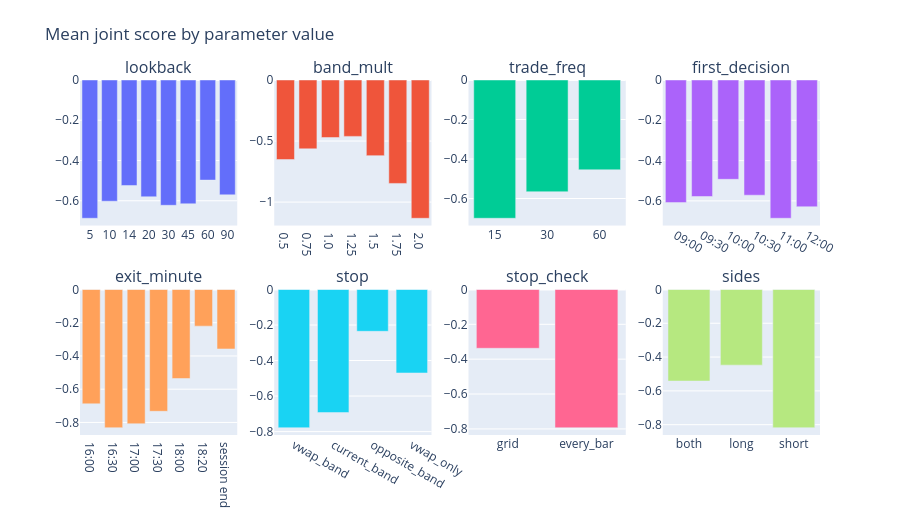

Notebook code cell kept with this figure:
### Markdown cell above
## 9. Which parameters matter

For each value of each parameter, the mean joint score of the trials that use it, and the share of the best 5% of trials (by joint score) that use it against the share in all trials. A parameter whose values all look alike has no effect the search can see; a value that is over-represented among the best is where the search finds something.

### Code cell
joint = FULL["joint"]
ranked = np.isfinite(joint)
top = ranked & (joint >= np.nanpercentile(joint, 95))
raw = pd.DataFrame([decode(i) for i in trials.indices])
def mean_or_nan(values):
    with warnings.catch_warnings():
        warnings.simplefilter("ignore", RuntimeWarning)
        return np.nanmean(values)


rows = []
for name in SPACE:
    for value in SPACE[name]:
        has = (raw[name] == value).to_numpy()
        rows.append({"parameter": name, "value": clock(value) if name in ("first_decision", "exit_minute") else value,
                     "trials": int(has.sum()), "mean joint score": mean_or_nan(np.where(has & ranked, joint, np.nan)),
                     "share of all trials %": has.mean() * 100, "share of the best 5% %": (has & top).sum() / max(top.sum(), 1) * 100})
effects = pd.DataFrame(rows).set_index(["parameter", "value"])
display(effects)
fig = make_subplots(rows=2, cols=4, subplot_titles=list(SPACE), vertical_spacing=0.18)
for k, name in enumerate(SPACE):
    sub = effects.loc[name]
    fig.add_trace(go.Bar(x=[str(v) for v in sub.index], y=sub["mean joint score"], showlegend=False), row=k // 4 + 1, col=k % 4 + 1)
fig.update_layout(title="Mean joint score by parameter value", height=520, margin=dict(t=80, b=20))
fig.show()

### Figure 1 — Plotly figure (JSON) as saved in the notebook; plotly's stock layout.template omitted (floating-point values rounded to 4 significant figures)
{"data": [{"showlegend": false, "type": "bar", "x": ["5", "10", "14", "20", "30", "45", "60", "90"], "xaxis": "x", "y": [-0.687, -0.6022, -0.5241, -0.5802, -0.6225, -0.6151, -0.4973, -0.5707], "yaxis": "y"}, {"showlegend": false, "type": "bar", "x": ["0.5", "0.75", "1.0", "1.25", "1.5", "1.75", "2.0"], "xaxis": "x2", "y": [-0.6515, -0.5639, -0.4712, -0.4618, -0.6194, -0.8471, -1.133], "yaxis": "y2"}, {"showlegend": false, "type": "bar", "x": ["15", "30", "60"], "xaxis": "x3", "y": [-0.7002, -0.5658, -0.4547], "yaxis": "y3"}, {"showlegend": false, "type": "bar", "x": ["09:00", "09:30", "10:00", "10:30", "11:00", "12:00"], "xaxis": "x4", "y": [-0.6087, -0.5783, -0.493, -0.5719, -0.6864, -0.6294], "yaxis": "y4"}, {"showlegend": false, "type": "bar", "x": ["16:00", "16:30", "17:00", "17:30", "18:00", "18:20", "session end"], "xaxis": "x5", "y": [-0.688, -0.8318, -0.8079, -0.7331, -0.5357, -0.2207, -0.358], "yaxis": "y5"}, {"showlegend": false, "type": "bar", "x": ["vwap_band", "current_band", "opposite_band", "vwap_only"], "xaxis": "x6", "y": [-0.7782, -0.6927, -0.2356, -0.4701], "yaxis": "y6"}, {"showlegend": false, "type": "bar", "x": ["grid", "every_bar"], "xaxis": "x7", "y": [-0.3375, -0.7933], "yaxis": "y7"}, {"showlegend": false, "type": "bar", "x": ["both", "long", "short"], "xaxis": "x8", "y": [-0.542, -0.4478, -0.818], "yaxis": "y8"}], "layout": {"annotations": [{"font": {"size": 16}, "showarrow": false, "text": "lookback", "x": 0.1062, "xanchor": "center", "xref": "paper", "y": 1.0, "yanchor": "bottom", "yref": "paper"}, {"font": {"size": 16}, "showarrow": false, "text": "band_mult", "x": 0.3688, "xanchor": "center", "xref": "paper", "y": 1.0, "yanchor": "bottom", "yref": "paper"}, {"font": {"size": 16}, "showarrow": false, "text": "trade_freq", "x": 0.6313, "xanchor": "center", "xref": "paper", "y": 1.0, "yanchor": "bottom", "yref": "paper"}, {"font": {"size": 16}, "showarrow": false, "text": "first_decision", "x": 0.8938, "xanchor": "center", "xref": "paper", "y": 1.0, "yanchor": "bottom", "yref": "paper"}, {"font": {"size": 16}, "showarrow": false, "text": "exit_minute", "x": 0.1062, "xanchor": "center", "xref": "paper", "y": 0.41, "yanchor": "bottom", "yref": "paper"}, {"font": {"size": 16}, "showarrow": false, "text": "stop", "x": 0.3688, "xanchor": "center", "xref": "paper", "y": 0.41, "yanchor": "bottom", "yref": "paper"}, {"font": {"size": 16}, "showarrow": false, "text": "stop_check", "x": 0.6313, "xanchor": "center", "xref": "paper", "y": 0.41, "yanchor": "bottom", "yref": "paper"}, {"font": {"size": 16}, "showarrow": false, "text": "sides", "x": 0.8938, "xanchor": "center", "xref": "paper", "y": 0.41, "yanchor": "bottom", "yref": "paper"}], "height": 520, "margin": {"b": 20, "t": 80}, "title": {"text": "Mean joint score by parameter value"}, "xaxis": {"anchor": "y", "domain": [0.0, 0.2125]}, "xaxis2": {"anchor": "y2", "domain": [0.2625, 0.475]}, "xaxis3": {"anchor": "y3", "domain": [0.525, 0.7375]}, "xaxis4": {"anchor": "y4", "domain": [0.7875, 1.0]}, "xaxis5": {"anchor": "y5", "domain": [0.0, 0.2125]}, "xaxis6": {"anchor": "y6", "domain": [0.2625, 0.475]}, "xaxis7": {"anchor": "y7", "domain": [0.525, 0.7375]}, "xaxis8": {"anchor": "y8", "domain": [0.7875, 1.0]}, "yaxis": {"anchor": "x", "domain": [0.59, 1.0]}, "yaxis2": {"anchor": "x2", "domain": [0.59, 1.0]}, "yaxis3": {"anchor": "x3", "domain": [0.59, 1.0]}, "yaxis4": {"anchor": "x4", "domain": [0.59, 1.0]}, "yaxis5": {"anchor": "x5", "domain": [0.0, 0.41]}, "yaxis6": {"anchor": "x6", "domain": [0.0, 0.41]}, "yaxis7": {"anchor": "x7", "domain": [0.0, 0.41]}, "yaxis8": {"anchor": "x8", "domain": [0.0, 0.41]}}}
